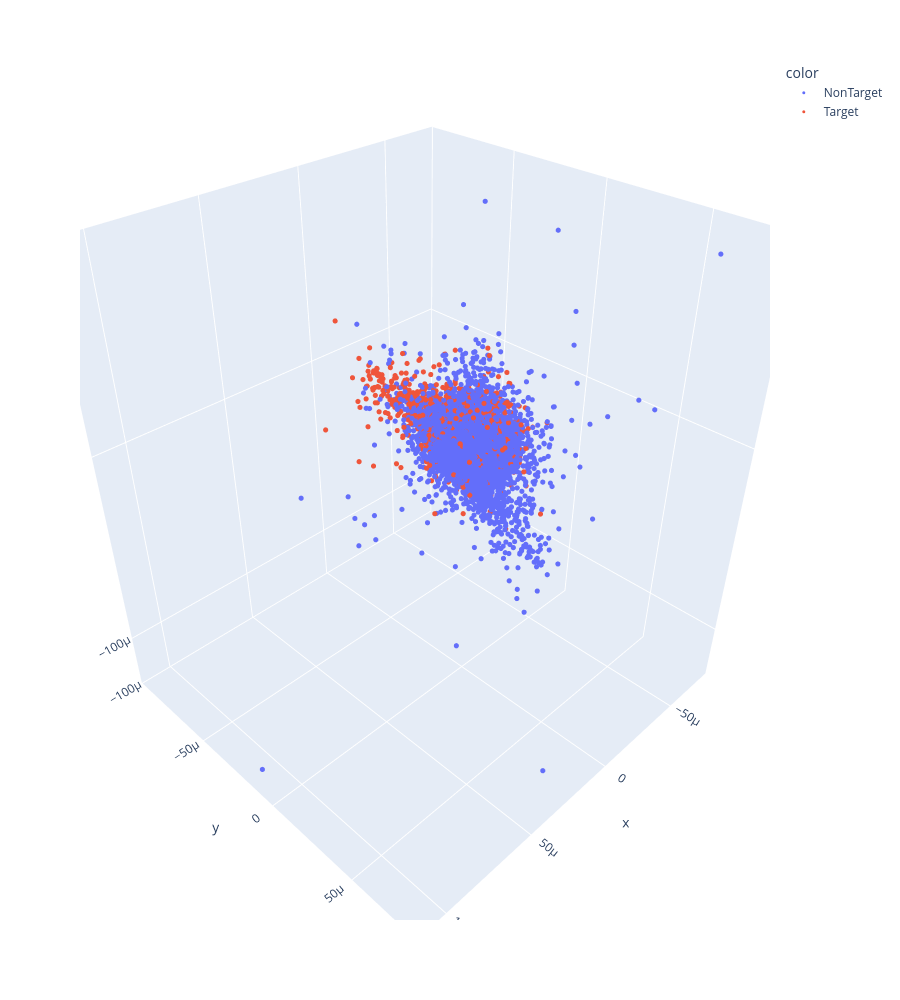

The notebook cell this image was saved under:
### Code cell
from sklearn.decomposition import PCA
order = np.argsort(F)
fig = px.scatter_3d(x=xt[:,order[-1]], y=xt[:,order[-2]], z=xt[:,order[-3]], color=y, height=1000)
fig.update_traces(marker=dict(size=3))

### Figure 1 — Plotly figure (JSON) as saved in the notebook; plotly's stock layout.template omitted (floating-point values rounded to 4 significant figures; data arrays with more than 128 entries replaced by an {"elided": "..."} marker saying what was removed)
{"data": [{"hovertemplate": "color=NonTarget<br>x=%{x}<br>y=%{y}<br>z=%{z}<extra></extra>", "legendgroup": "NonTarget", "marker": {"color": "#636efa", "size": 3, "symbol": "circle"}, "mode": "markers", "name": "NonTarget", "scene": "scene", "showlegend": true, "type": "scatter3d", "x": {"elided": "28000 float values"}, "y": {"elided": "28000 float values"}, "z": {"elided": "28000 float values"}}, {"hovertemplate": "color=Target<br>x=%{x}<br>y=%{y}<br>z=%{z}<extra></extra>", "legendgroup": "Target", "marker": {"color": "#EF553B", "size": 3, "symbol": "circle"}, "mode": "markers", "name": "Target", "scene": "scene", "showlegend": true, "type": "scatter3d", "x": {"elided": "5600 float values"}, "y": {"elided": "5600 float values"}, "z": {"elided": "5600 float values"}}], "layout": {"height": 1000, "legend": {"title": {"text": "color"}, "tracegroupgap": 0}, "margin": {"t": 60}, "scene": {"domain": {"x": [0, 1], "y": [0, 1]}, "xaxis": {"title": {"text": "x"}}, "yaxis": {"title": {"text": "y"}}, "zaxis": {"title": {"text": "z"}}}}}
